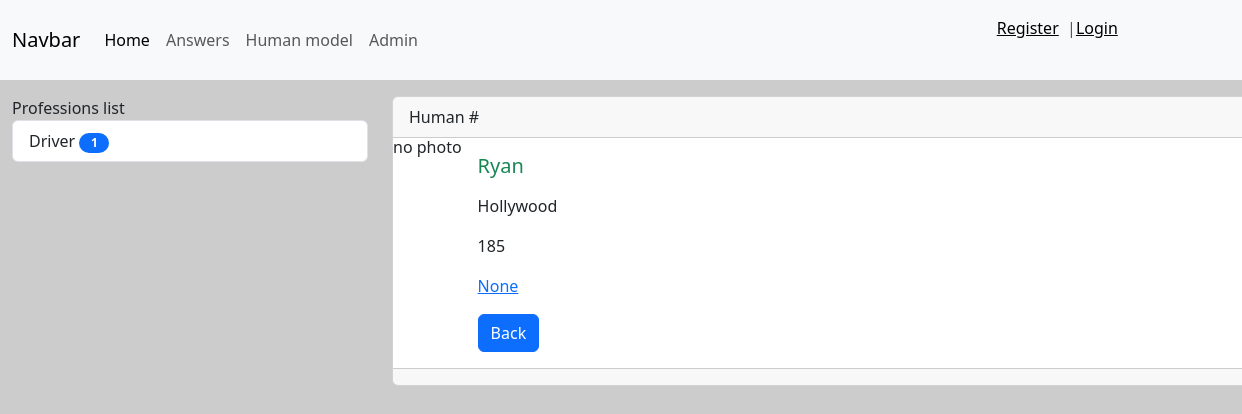
Before: /answers/human/2 with the older database file.
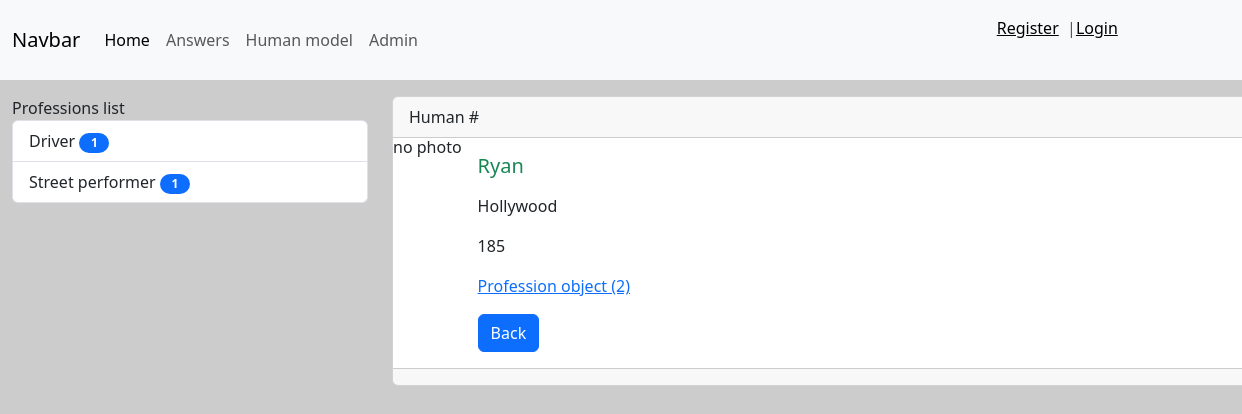
After: the same page with the newer database file.
### answers/models.py (models this page shows, shortened)
class Profession(models.Model):
    title = models.CharField(max_length=40)
    def get_absolute_url(self):
        return reverse_lazy('Profession', kwargs={'profession_id': self.pk})
    class Meta:
        verbose_name = 'Profession'
        verbose_name_plural = 'Professions'
        ordering = ['title']

class Human(models.Model):
    name = models.CharField(max_length=40)
    height = models.IntegerField(null=True)
    address = models.CharField(max_length=100)
    photo = models.ImageField(upload_to='media/%Y/%m/%d', null=True, blank=True, default='')
    profession = models.ForeignKey('Profession', on_delete=models.PROTECT, null=True, blank=True)
    class Meta:
        verbose_name = 'Human'
        verbose_name_plural = 'Humans'

### answers/views.py (the view)
# urls.py: path('human/<int:pk>', ViewHuman.as_view(), name='View_human'),
class ViewHuman(DetailView):
    model = Human
    context_object_name = 'human_item'
    template_name = 'answers/view_human.html'

### answers/templatetags/professions_tags.py (called while the page is built)
@register.simple_tag(name='get_list_professions')
def getProfessions():
    return Profession.objects.all()

@register.inclusion_tag('answers/list_professions.html')
def showProfessions(arg1='Professions', arg2='list'):
    professions = Profession.objects.annotate(cnt=Count('human')).filter(cnt__gt=0)
    return {
        'professions': professions, 'arg1': arg1, 'arg2': arg2,
    }

### answers/templates/answers/view_human.html (shortened to what this page needs)
{% extends 'base.html' %}
{% block sidebar %}
{% include 'inc/_sidebarHM.html' %}
{% endblock %}
{% block content %}
<div class="card mb-3">
    <div class="card-header">
        Human #{{ item.id }}
    </div>
    <div class="media" style="display:flex">
        <div class="media-photo">
            {% if item.photo %}
            <img src="{{ item.photo.url }}" alt="Photo" class="mr-3" width="350">
            {% else %}
            <h6>no photo</h6>
            {% endif %}
        </div>
        <div class="media-body">
            <div class="card-body">
                <h5 class="card-title {% cycle 'text-success' 'text-danger' 'text-info' %}">{{ human_item.name }}</h5>
                {% autoescape off %}
                <p class="card-text">{{ human_item.address|truncatewords:60|linebreaks }}</p>
                <p class="card-text">{{ human_item.height|truncatewords:60|linebreaks }}</p>
                <p class="card-text"><a href="{{ human_item.profession.get_absolute_url }}">{{ human_item.profession }}</a></p>
                {% endautoescape%}
                <a href="javascript:window.history.back()" class="btn btn-primary">Back</a>
            </div>
        </div>
    </div>
    <div class="card-footer text-body-secondary">
    </div>
</div>
{% endblock %}

### answers/templates/answers/list_professions.html
{% load professions_tags  %}
<div class="list-group">
    {{ arg1 }} {{ arg2 }}
    {% for prof in professions %}
    <a href="{{ prof.get_absolute_url }}" class="list-group-item list-group-item-action">{{ prof.title }}
        <span class="badge bg-primary rounded-pill">{{ prof.cnt }}</span></a>
    {% endfor %}
</div>

Changed rows visible on the page:
now on this page (row unchanged): Profession: title "Street performer", cnt "1"
changed Human "Ryan": profession "None" → "Profession object (2)"
